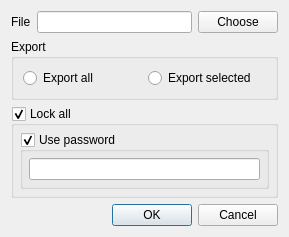
<?xml version="1.0" encoding="UTF-8"?>
<ui version="4.0">
 <class>ExportDialog</class>
 <widget class="QDialog" name="ExportDialog">
  <property name="geometry">
   <rect>
    <x>0</x>
    <y>0</y>
    <width>289</width>
    <height>208</height>
   </rect>
  </property>
  <property name="windowTitle">
   <string>Dialog</string>
  </property>
  <layout class="QVBoxLayout" name="verticalLayout_3">
   <item>
    <layout class="QHBoxLayout" name="horizontalLayout">
     <item>
      <widget class="QLabel" name="file_label">
       <property name="text">
        <string>File</string>
       </property>
      </widget>
     </item>
     <item>
      <widget class="QLineEdit" name="file_edit">
       <property name="maxLength">
        <number>500</number>
       </property>
      </widget>
     </item>
     <item>
      <widget class="QPushButton" name="file_button">
       <property name="text">
        <string>Choose</string>
       </property>
      </widget>
     </item>
    </layout>
   </item>
   <item>
    <widget class="QGroupBox" name="export_group">
     <property name="title">
      <string>Export</string>
     </property>
     <layout class="QHBoxLayout" name="horizontalLayout_3">
      <item>
       <widget class="QRadioButton" name="export_all">
        <property name="text">
         <string>Export all</string>
        </property>
       </widget>
      </item>
      <item>
       <widget class="QRadioButton" name="export_selected">
        <property name="text">
         <string>Export selected</string>
        </property>
       </widget>
      </item>
     </layout>
    </widget>
   </item>
   <item>
    <widget class="QGroupBox" name="lock">
     <property name="title">
      <string>Lock all</string>
     </property>
     <property name="checkable">
      <bool>true</bool>
     </property>
     <layout class="QVBoxLayout" name="verticalLayout_2">
      <property name="leftMargin">
       <number>6</number>
      </property>
      <property name="topMargin">
       <number>6</number>
      </property>
      <property name="rightMargin">
       <number>6</number>
      </property>
      <property name="bottomMargin">
       <number>6</number>
      </property>
      <item>
       <widget class="QGroupBox" name="use_password">
        <property name="title">
         <string>Use password</string>
        </property>
        <property name="checkable">
         <bool>true</bool>
        </property>
        <layout class="QVBoxLayout" name="verticalLayout">
         <property name="leftMargin">
          <number>6</number>
         </property>
         <property name="topMargin">
          <number>6</number>
         </property>
         <property name="rightMargin">
          <number>6</number>
         </property>
         <property name="bottomMargin">
          <number>6</number>
         </property>
         <item>
          <widget class="QLineEdit" name="password">
           <property name="maxLength">
            <number>500</number>
           </property>
           <property name="echoMode">
            <enum>QLineEdit::Password</enum>
           </property>
          </widget>
         </item>
        </layout>
       </widget>
      </item>
     </layout>
    </widget>
   </item>
   <item>
    <widget class="QDialogButtonBox" name="button_box">
     <property name="orientation">
      <enum>Qt::Horizontal</enum>
     </property>
     <property name="standardButtons">
      <set>QDialogButtonBox::Cancel|QDialogButtonBox::Ok</set>
     </property>
    </widget>
   </item>
  </layout>
 </widget>
 <resources/>
 <connections>
  <connection>
   <sender>button_box</sender>
   <signal>accepted()</signal>
   <receiver>ExportDialog</receiver>
   <slot>accept()</slot>
   <hints>
    <hint type="sourcelabel">
     <x>248</x>
     <y>254</y>
    </hint>
    <hint type="destinationlabel">
     <x>157</x>
     <y>274</y>
    </hint>
   </hints>
  </connection>
  <connection>
   <sender>button_box</sender>
   <signal>rejected()</signal>
   <receiver>ExportDialog</receiver>
   <slot>reject()</slot>
   <hints>
    <hint type="sourcelabel">
     <x>316</x>
     <y>260</y>
    </hint>
    <hint type="destinationlabel">
     <x>286</x>
     <y>274</y>
    </hint>
   </hints>
  </connection>
 </connections>
</ui>
